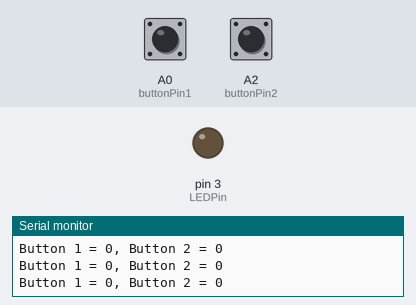
Simulated run of this sketch. Board: Arduino Uno, built with avr-gcc and run on an emulated ATmega328P. Shown: output pins drawn as LEDs (lit = HIGH), the last lines printed to the serial monitor. The test bench sets the inputs (shaded band); at power-on: A0 (buttonPin1) LOW, A2 (buttonPin2) LOW.

Above: at 1.3 s.
1.4 s: A0 (buttonPin1) pulled HIGH for 1 s
At 3.7 s:
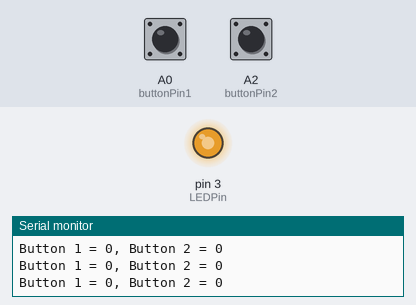
4.0 s: A2 (buttonPin2) pulled HIGH for 1 s
At 4.38 s:
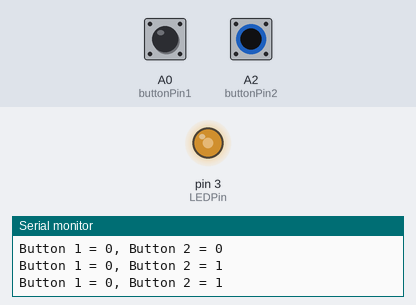
6.5 s: A0 (buttonPin1) pulled HIGH for 0.3 s
At 7.4 s:
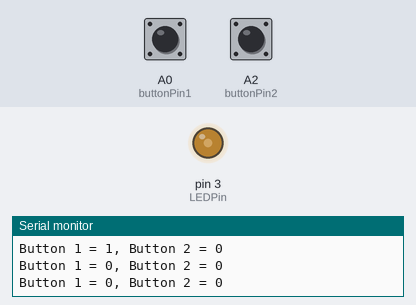
8.5 s: A2 (buttonPin2) pulled HIGH for 0.3 s
At 8.88 s:
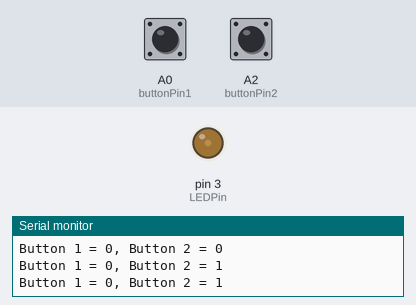
Timing chart, 0 to 11.5 s (numbered marks = the images above; inputs shaded):
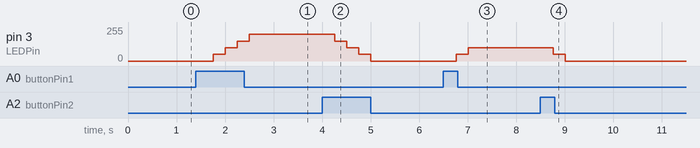

The sketch:

28ButtonDimmableLED.ino
```cpp
int buttonPin1=A0;
int buttonPin2=A2;
int buttonVal1;
int buttonVal2;
int LEDPin=3;
int LEDbright=0;

void setup(){
pinMode(buttonPin1, INPUT);
pinMode(buttonPin2, INPUT);
pinMode(LEDPin, OUTPUT);
Serial.begin(9600);
}
void loop(){
buttonVal1=digitalRead(buttonPin1);
buttonVal2=digitalRead(buttonPin2);
Serial.print("Button 1 = ");
Serial.print(buttonVal1);
Serial.print(", ");
Serial.print("Button 2 = ");
Serial.println(buttonVal2);
delay(250);
if (buttonVal1==1){
  LEDbright=LEDbright+50;
}
if(buttonVal2==1){
  LEDbright=LEDbright-50;
}
if(LEDbright>255){
  LEDbright=255;
}
if(LEDbright<0){
  LEDbright=0;
}
analogWrite(LEDPin, LEDbright);


}
```

Measured:
- after the input at 1.4 s, pin 3 (LEDPin): 0/255 → 50/255 after 0.35 s, → 100/255 0.25 s later, → 150/255 0.25 s later, → 200/255 0.25 s later
- after the input at 4.0 s, pin 3 (LEDPin): 200/255 → 150/255 after 0.26 s, → 100/255 0.25 s later, → 50/255 0.25 s later, → 0/255 0.25 s later
- after the input at 6.5 s, pin 3 (LEDPin): 0/255 → 50/255 after 0.26 s, → 100/255 0.25 s later
- after the input at 8.5 s, pin 3 (LEDPin): 100/255 → 50/255 after 0.26 s, → 0/255 0.25 s later
